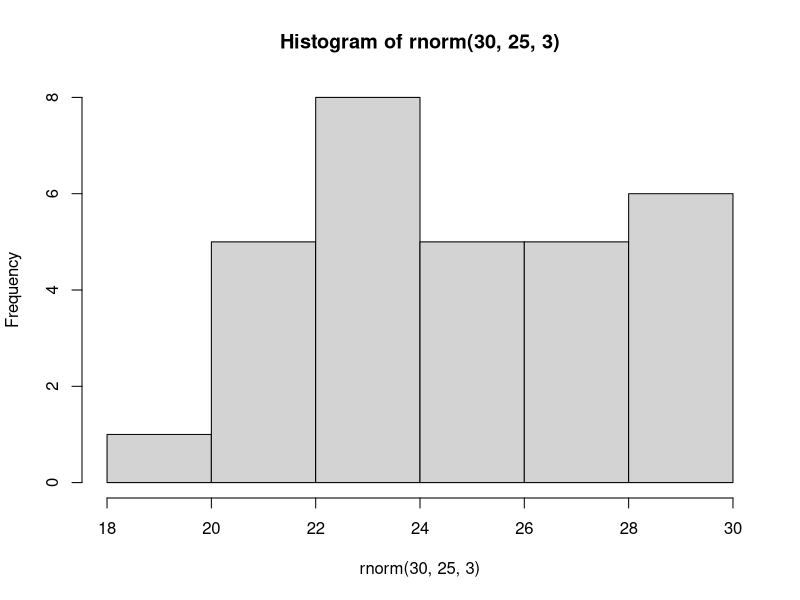

Source code (R):
## ---- chunk 1
hist(rnorm(30, 25,3))
